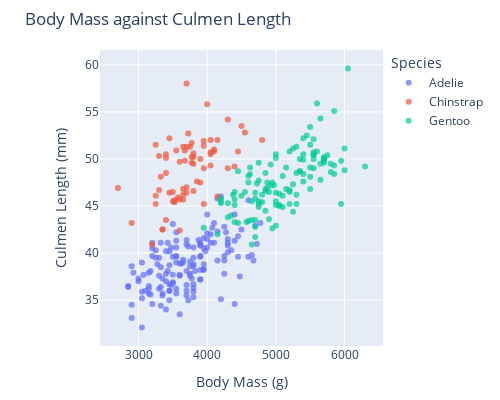

Notebook code cell kept with this figure:
### Code cell
from plotly import express as px 

fig = px.scatter(data_frame = penguins, 
                x = "Body Mass (g)",
                y = "Culmen Length (mm)",
                title = "Body Mass against Culmen Length",
                color = "Species",
                width = 500, 
                height = 400,
                opacity = 0.7)

fig.update_layout(margin = {"r":50, "l": 100, "t":50, "b":50})
fig.show()

### Figure 1 — Plotly figure (JSON) as saved in the notebook; plotly's stock layout.template omitted (floating-point values rounded to 4 significant figures; data arrays with more than 128 entries replaced by an {"elided": "..."} marker saying what was removed)
{"data": [{"hovertemplate": "Species=Adelie<br>Body Mass (g)=%{x}<br>Culmen Length (mm)=%{y}<extra></extra>", "legendgroup": "Adelie", "marker": {"color": "#636efa", "opacity": 0.7, "symbol": "circle"}, "mode": "markers", "name": "Adelie", "orientation": "v", "showlegend": true, "type": "scatter", "x": {"elided": "146 int values"}, "xaxis": "x", "y": {"elided": "146 float values"}, "yaxis": "y"}, {"hovertemplate": "Species=Chinstrap<br>Body Mass (g)=%{x}<br>Culmen Length (mm)=%{y}<extra></extra>", "legendgroup": "Chinstrap", "marker": {"color": "#EF553B", "opacity": 0.7, "symbol": "circle"}, "mode": "markers", "name": "Chinstrap", "orientation": "v", "showlegend": true, "type": "scatter", "x": [3500, 3900, 3650, 3525, 3725, 3950, 3250, 3750, 4150, 3700, 3800, 3775, 3700, 4050, 3575, 4050, 3300, 3700, 3450, 4400, 3600, 3400, 2900, 3800, 3300, 4150, 3400, 3800, 3700, 4550, 3200, 4300, 3350, 4100, 3600, 3900, 3850, 4800, 2700, 4500, 3950, 3650, 3550, 3500, 3675, 4450, 3400, 4300, 3250, 3675, 3325, 3950, 3600, 4050, 3350, 3450, 3250, 4050, 3800, 3525, 3950, 3650, 3650, 4000, 3400, 3775, 4100, 3775], "xaxis": "x", "y": [46.5, 50, 51.3, 45.4, 52.7, 45.2, 46.1, 51.3, 46, 51.3, 46.6, 51.7, 47, 52, 45.9, 50.5, 50.3, 58, 46.4, 49.2, 42.4, 48.5, 43.2, 50.6, 46.7, 52, 50.5, 49.5, 46.4, 52.8, 40.9, 54.2, 42.5, 51, 49.7, 47.5, 47.6, 52, 46.9, 53.5, 49, 46.2, 50.9, 45.5, 50.9, 50.8, 50.1, 49, 51.5, 49.8, 48.1, 51.4, 45.7, 50.7, 42.5, 52.2, 45.2, 49.3, 50.2, 45.6, 51.9, 46.8, 45.7, 55.8, 43.5, 49.6, 50.8, 50.2], "yaxis": "y"}, {"hovertemplate": "Species=Gentoo<br>Body Mass (g)=%{x}<br>Culmen Length (mm)=%{y}<extra></extra>", "legendgroup": "Gentoo", "marker": {"color": "#00cc96", "opacity": 0.7, "symbol": "circle"}, "mode": "markers", "name": "Gentoo", "orientation": "v", "showlegend": true, "type": "scatter", "x": [4500, 5700, 4450, 5700, 5400, 4550, 4800, 5200, 4400, 5150, 4650, 5550, 4650, 5850, 4200, 5850, 4150, 6300, 4800, 5350, 5700, 5000, 4400, 5050, 5000, 5100, 5650, 4600, 5550, 5250, 4700, 5050, 6050, 5150, 5400, 4950, 5250, 4350, 5350, 3950, 5700, 4300, 4750, 5550, 4900, 4200, 5400, 5100, 5300, 4850, 5300, 4400, 5000, 4900, 5050, 4300, 5000, 4450, 5550, 4200, 5300, 4400, 5650, 4700, 5700, 5800, 4700, 5550, 4750, 5000, 5100, 5200, 4700, 5800, 4600, 6000, 4750, 5950, 4625, 5450, 4725, 5350, 4750, 5600, 4600, 5300, 4875, 5550, 4950, 5400, 4750, 5650, 4850, 5200, 4925, 4875, 4625, 5250, 4850, 5600, 4975, 5500, 5500, 4700, 5500, 4575, 5500, 5000, 5950, 4650, 5500, 4375, 5850, 6000, 4925, 4850, 5750, 5200, 5400], "xaxis": "x", "y": [46.1, 50, 48.7, 50, 47.6, 46.5, 45.4, 46.7, 43.3, 46.8, 40.9, 49, 45.5, 48.4, 45.8, 49.3, 42, 49.2, 46.2, 48.7, 50.2, 45.1, 46.5, 46.3, 42.9, 46.1, 47.8, 48.2, 50, 47.3, 42.8, 45.1, 59.6, 49.1, 48.4, 42.6, 44.4, 44, 48.7, 42.7, 49.6, 45.3, 49.6, 50.5, 43.6, 45.5, 50.5, 44.9, 45.2, 46.6, 48.5, 45.1, 50.1, 46.5, 45, 43.8, 45.5, 43.2, 50.4, 45.3, 46.2, 45.7, 54.3, 45.8, 49.8, 49.5, 43.5, 50.7, 47.7, 46.4, 48.2, 46.5, 46.4, 48.6, 47.5, 51.1, 45.2, 45.2, 49.1, 52.5, 47.4, 50, 44.9, 50.8, 43.4, 51.3, 47.5, 52.1, 47.5, 52.2, 45.5, 49.5, 44.5, 50.8, 49.4, 46.9, 48.4, 51.1, 48.5, 55.9, 47.2, 49.1, 46.8, 41.7, 53.4, 43.3, 48.1, 50.5, 49.8, 43.5, 51.5, 46.2, 55.1, 48.8, 47.2, 46.8, 50.4, 45.2, 49.9], "yaxis": "y"}], "layout": {"height": 400, "legend": {"title": {"text": "Species"}, "tracegroupgap": 0}, "margin": {"b": 50, "l": 100, "r": 50, "t": 50}, "title": {"text": "Body Mass against Culmen Length"}, "width": 500, "xaxis": {"anchor": "y", "domain": [0, 1], "title": {"text": "Body Mass (g)"}}, "yaxis": {"anchor": "x", "domain": [0, 1], "title": {"text": "Culmen Length (mm)"}}}}
